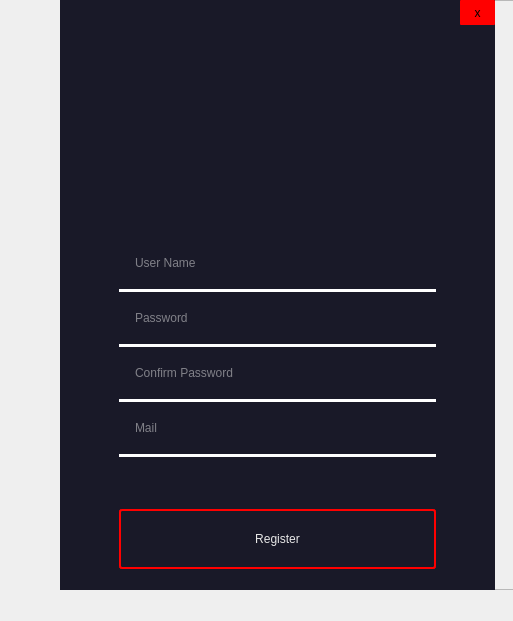
<?xml version="1.0" encoding="UTF-8"?>
<ui version="4.0">
 <class>register</class>
 <widget class="QDialog" name="register">
  <property name="geometry">
   <rect>
    <x>0</x>
    <y>0</y>
    <width>513</width>
    <height>621</height>
   </rect>
  </property>
  <property name="windowTitle">
   <string>Dialog</string>
  </property>
  <widget class="QFrame" name="frame">
   <property name="geometry">
    <rect>
     <x>60</x>
     <y>0</y>
     <width>598</width>
     <height>590</height>
    </rect>
   </property>
   <property name="frameShape">
    <enum>QFrame::StyledPanel</enum>
   </property>
   <property name="frameShadow">
    <enum>QFrame::Raised</enum>
   </property>
   <widget class="QWidget" name="layoutWidget">
    <property name="geometry">
     <rect>
      <x>0</x>
      <y>0</y>
      <width>435</width>
      <height>635</height>
     </rect>
    </property>
    <layout class="QHBoxLayout" name="horizontalLayout_4" stretch="0">
     <property name="spacing">
      <number>0</number>
     </property>
     <item>
      <widget class="QWidget" name="widget_2" native="true">
       <property name="maximumSize">
        <size>
         <width>16777215</width>
         <height>16777215</height>
        </size>
       </property>
       <property name="styleSheet">
        <string notr="true">.QWidget{background-color: rgb(25,25, 40);}</string>
       </property>
       <layout class="QVBoxLayout" name="verticalLayout_4">
        <property name="leftMargin">
         <number>9</number>
        </property>
        <property name="topMargin">
         <number>0</number>
        </property>
        <property name="rightMargin">
         <number>0</number>
        </property>
        <property name="bottomMargin">
         <number>0</number>
        </property>
        <item alignment="Qt::AlignRight">
         <widget class="QPushButton" name="closeButton">
          <property name="minimumSize">
           <size>
            <width>35</width>
            <height>25</height>
           </size>
          </property>
          <property name="maximumSize">
           <size>
            <width>35</width>
            <height>25</height>
           </size>
          </property>
          <property name="styleSheet">
           <string notr="true">color: black;
background-color: red;
font: 12pt &quot;Arial&quot;;
border-radius: 1px;
</string>
          </property>
          <property name="text">
           <string>x</string>
          </property>
          <property name="flat">
           <bool>true</bool>
          </property>
         </widget>
        </item>
        <item>
         <layout class="QVBoxLayout" name="verticalLayout_5">
          <property name="topMargin">
           <number>15</number>
          </property>
          <item alignment="Qt::AlignHCenter">
           <widget class="QLabel" name="logo">
            <property name="minimumSize">
             <size>
              <width>150</width>
              <height>150</height>
             </size>
            </property>
            <property name="maximumSize">
             <size>
              <width>150</width>
              <height>150</height>
             </size>
            </property>
            <property name="styleSheet">
             <string notr="true">border-image: url(:/new/prefix1/icons/logo.png);</string>
            </property>
            <property name="text">
             <string/>
            </property>
           </widget>
          </item>
          <item>
           <widget class="QWidget" name="widget" native="true"/>
          </item>
          <item>
           <layout class="QFormLayout" name="formLayout_3">
            <property name="leftMargin">
             <number>50</number>
            </property>
            <property name="topMargin">
             <number>35</number>
            </property>
            <property name="rightMargin">
             <number>59</number>
            </property>
            <item row="0" column="1">
             <widget class="QLineEdit" name="userNameEdit">
              <property name="minimumSize">
               <size>
                <width>0</width>
                <height>40</height>
               </size>
              </property>
              <property name="styleSheet">
               <string notr="true">QLineEdit {
      color: rgb(231, 231, 231);
      font: 15pt &quot;Verdana&quot;;
      border: None;
      border-bottom-color: white;
      border-radius: 10px;
      padding: 0 8px;
      background: rgb(25, 25, 40);
      selection-background-color: darkgray;
}</string>
              </property>
              <property name="placeholderText">
               <string>User Name</string>
              </property>
             </widget>
            </item>
            <item row="1" column="0" colspan="2">
             <widget class="Line" name="line_4">
              <property name="styleSheet">
               <string notr="true">border: 2px solid white;</string>
              </property>
              <property name="orientation">
               <enum>Qt::Horizontal</enum>
              </property>
             </widget>
            </item>
            <item row="3" column="0" colspan="2">
             <widget class="Line" name="line_5">
              <property name="styleSheet">
               <string notr="true">border: 2px solid white;</string>
              </property>
              <property name="orientation">
               <enum>Qt::Horizontal</enum>
              </property>
             </widget>
            </item>
            <item row="4" column="1">
             <widget class="QLineEdit" name="confirmPasswordLineEdit">
              <property name="minimumSize">
               <size>
                <width>0</width>
                <height>40</height>
               </size>
              </property>
              <property name="styleSheet">
               <string notr="true">QLineEdit {
      color: rgb(231, 231, 231);
      font: 15pt &quot;Verdana&quot;;
      border: None;
      border-bottom-color: white;
      border-radius: 10px;
      padding: 0 8px;
      background: rgb(25, 25, 40);
      selection-background-color: darkgray;
}</string>
              </property>
              <property name="echoMode">
               <enum>QLineEdit::Password</enum>
              </property>
              <property name="placeholderText">
               <string>Confirm Password</string>
              </property>
             </widget>
            </item>
            <item row="5" column="0" colspan="2">
             <widget class="Line" name="line_7">
              <property name="styleSheet">
               <string notr="true">border: 2px solid white;</string>
              </property>
              <property name="orientation">
               <enum>Qt::Horizontal</enum>
              </property>
             </widget>
            </item>
            <item row="6" column="1">
             <widget class="QLineEdit" name="mailLineEdit">
              <property name="minimumSize">
               <size>
                <width>0</width>
                <height>40</height>
               </size>
              </property>
              <property name="styleSheet">
               <string notr="true">QLineEdit {
      color: rgb(231, 231, 231);
      font: 15pt &quot;Verdana&quot;;
      border: None;
      border-bottom-color: white;
      border-radius: 10px;
      padding: 0 8px;
      background: rgb(25, 25, 40);
      selection-background-color: darkgray;
}</string>
              </property>
              <property name="placeholderText">
               <string>Mail</string>
              </property>
             </widget>
            </item>
            <item row="7" column="0" colspan="2">
             <widget class="Line" name="line_6">
              <property name="styleSheet">
               <string notr="true">border: 2px solid white;</string>
              </property>
              <property name="orientation">
               <enum>Qt::Horizontal</enum>
              </property>
             </widget>
            </item>
            <item row="8" column="0" colspan="2">
             <spacer name="verticalSpacer_3">
              <property name="orientation">
               <enum>Qt::Vertical</enum>
              </property>
              <property name="sizeHint" stdset="0">
               <size>
                <width>20</width>
                <height>40</height>
               </size>
              </property>
             </spacer>
            </item>
            <item row="9" column="0" colspan="2">
             <widget class="QPushButton" name="registerButton">
              <property name="minimumSize">
               <size>
                <width>0</width>
                <height>60</height>
               </size>
              </property>
              <property name="styleSheet">
               <string notr="true">color: rgb(231, 231, 231);
font: 17pt &quot;Verdana&quot;;
border: 2px solid red;
padding: 5px;
border-radius: 3px;
opacity: 200;
</string>
              </property>
              <property name="text">
               <string>Register</string>
              </property>
              <property name="default">
               <bool>false</bool>
              </property>
              <property name="flat">
               <bool>false</bool>
              </property>
             </widget>
            </item>
            <item row="2" column="1">
             <widget class="QLineEdit" name="passwordLineEdit">
              <property name="minimumSize">
               <size>
                <width>0</width>
                <height>40</height>
               </size>
              </property>
              <property name="styleSheet">
               <string notr="true">QLineEdit {
      color: rgb(231, 231, 231);
      font: 15pt &quot;Verdana&quot;;
      border: None;
      border-bottom-color: white;
      border-radius: 10px;
      padding: 0 8px;
      background: rgb(25, 25, 40);
      selection-background-color: darkgray;
}</string>
              </property>
              <property name="echoMode">
               <enum>QLineEdit::Password</enum>
              </property>
              <property name="placeholderText">
               <string>Password</string>
              </property>
             </widget>
            </item>
           </layout>
          </item>
          <item>
           <spacer name="verticalSpacer_4">
            <property name="orientation">
             <enum>Qt::Vertical</enum>
            </property>
            <property name="sizeHint" stdset="0">
             <size>
              <width>20</width>
              <height>40</height>
             </size>
            </property>
           </spacer>
          </item>
         </layout>
        </item>
       </layout>
      </widget>
     </item>
    </layout>
   </widget>
  </widget>
  <widget class="QLabel" name="userIcon_2">
   <property name="geometry">
    <rect>
     <x>90</x>
     <y>300</y>
     <width>31</width>
     <height>31</height>
    </rect>
   </property>
   <property name="styleSheet">
    <string notr="true">color: rgb(231, 231, 231);
border-image: url(:/new/prefix1/icons/lock_32x32.png);
font: 15pt &quot;Verdana&quot;;</string>
   </property>
   <property name="text">
    <string/>
   </property>
  </widget>
  <widget class="QLabel" name="userIcon_3">
   <property name="geometry">
    <rect>
     <x>90</x>
     <y>360</y>
     <width>31</width>
     <height>31</height>
    </rect>
   </property>
   <property name="styleSheet">
    <string notr="true">color: rgb(231, 231, 231);
border-image: url(:/new/prefix1/icons/lock_32x32.png);
font: 15pt &quot;Verdana&quot;;</string>
   </property>
   <property name="text">
    <string/>
   </property>
  </widget>
  <widget class="QLabel" name="userIcon_4">
   <property name="geometry">
    <rect>
     <x>90</x>
     <y>420</y>
     <width>31</width>
     <height>31</height>
    </rect>
   </property>
   <property name="styleSheet">
    <string notr="true">color: rgb(231, 231, 231);
border-image: url(:/new/prefix1/icons/mail_32x32.png);
font: 15pt &quot;Verdana&quot;;</string>
   </property>
   <property name="text">
    <string/>
   </property>
  </widget>
  <widget class="QLabel" name="userIcon_5">
   <property name="geometry">
    <rect>
     <x>0</x>
     <y>0</y>
     <width>31</width>
     <height>31</height>
    </rect>
   </property>
   <property name="styleSheet">
    <string notr="true">color: rgb(231, 231, 231);
border-image: url(:/new/prefix1/icons/lock_32x32.png);
font: 15pt &quot;Verdana&quot;;</string>
   </property>
   <property name="text">
    <string/>
   </property>
  </widget>
  <widget class="QLabel" name="userIcon">
   <property name="geometry">
    <rect>
     <x>90</x>
     <y>250</y>
     <width>31</width>
     <height>31</height>
    </rect>
   </property>
   <property name="styleSheet">
    <string notr="true">color: rgb(231, 231, 231);
border-image: url(:/new/prefix1/icons/user_32x32.png);
font: 15pt &quot;Verdana&quot;;</string>
   </property>
   <property name="text">
    <string/>
   </property>
  </widget>
 </widget>
 <resources/>
 <connections/>
</ui>
